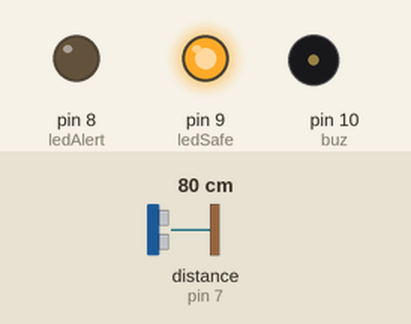
This sketch was run on a simulated Arduino Uno, built with avr-gcc and run on an emulated ATmega328P. On the bench: output pins drawn as LEDs (lit = HIGH), buzzer (waves = sounding, pin HIGH). Inputs (shaded band) come from the test bench; at power-on: distance to the obstacle (sensor on pin 7) 80 cm. The echo pulse lasts 58.3 µs per cm; what the sketch prints to the serial monitor is not drawn.

Above: at 1.2 s.
1.3 s: distance to the obstacle (sensor on pin 7) set to 22 cm
2.8 s: distance to the obstacle (sensor on pin 7) set to 19 cm
At 3.5 s:
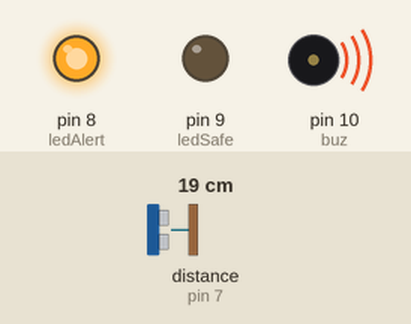
5.8 s: distance to the obstacle (sensor on pin 7) set to 35 cm
At 6.8 s:
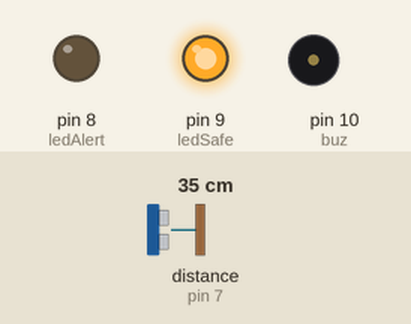
7.3 s: distance to the obstacle (sensor on pin 7) set to 4 cm
At 8.4 s:
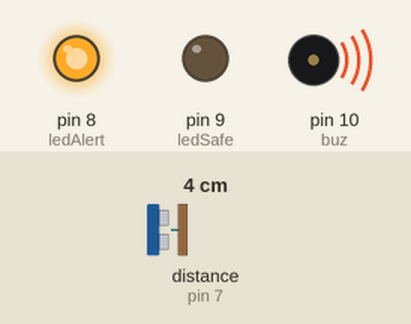
Timing chart, 0 to 10.3 s (numbered marks = the images above; inputs shaded):
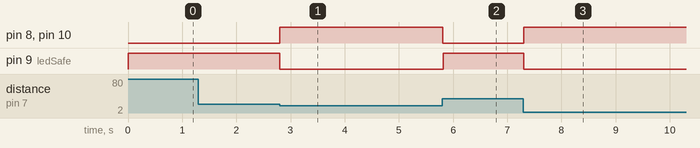

Measured:
- the behaviour switches between 21 and 20 cm on distance to the obstacle (sensor on pin 7) (found by bisection; images 0 and 1)
- after the input at 2.8 s, pin 8 (ledAlert), pin 10 (buz): LOW → HIGH at once; pin 9 (ledSafe): HIGH → LOW at once
- after the input at 5.8 s, pin 8 (ledAlert), pin 10 (buz): HIGH → LOW after 0.01 s instead of 1.5 s; pin 9 (ledSafe): LOW → HIGH at once
- after the input at 7.3 s, pin 8 (ledAlert), pin 10 (buz): LOW → HIGH at once; pin 9 (ledSafe): HIGH → LOW at once

The sketch:

arduino-alerta-sensor-de-distancia.ino
```cpp
//Link para uso da biblioteca NewPing
//https://drive.google.com/file/d/0B91L9po09u35c3EzOG9pOXBldVU/view
#include <NewPing.h>
#define trigger 6
#define echo 7
#define distance 40  //maxíma distância
NewPing sonar(trigger, echo, distance);
#define ledAlert 8
#define ledSafe 9
#define buz 10

void setup() {
  Serial.begin(115200);
  pinMode(ledAlert, OUTPUT);
  pinMode(ledSafe, OUTPUT);
  pinMode(buz, OUTPUT);
}

void loop () {
  int dist = sonar.ping_cm();
  Serial.print("DISTÂNCIA: ");
  Serial.print(dist);
  Serial.println("(cm)");

  if ((dist <= 20)  && (dist > 1)) {
    Serial.println("ALERTA!");
    digitalWrite(ledSafe, LOW);
    digitalWrite(ledAlert, HIGH);
    digitalWrite(buz, HIGH);
    delay(20);
    digitalWrite(ledAlert, LOW);
    digitalWrite(buz, LOW);
  } else {
    Serial.println("SEGURO!");
    digitalWrite(ledSafe, HIGH);
  }
}
```
